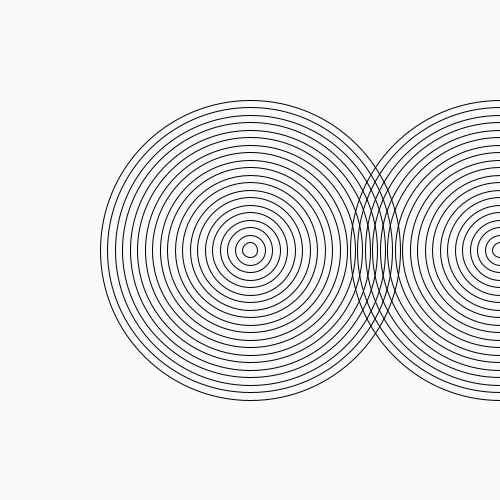
Frame 1 (no input)
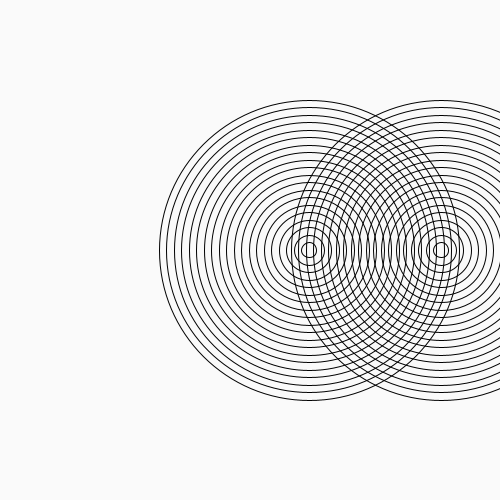
Frame 60 (the mouse pressed at the canvas centre just before this capture)
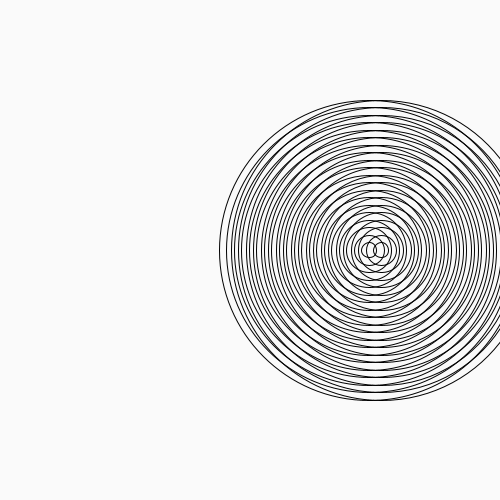
Frame 120 (the mouse held since frame 60 and released just before this capture)

The Processing sketch that drew these frames (run headless with seeded random() and noise(); from frame 60 on, the mouse is pressed at the canvas centre):

// Processing sketch: AmazingRings
// ── AmazingRings.pde
 int x1 = 250;
  int x2 = 0;
void setup(){
  size(500, 500);
 
}
void draw(){
  background(250, 250,250);
  fill(#0F0101);
  drawCircles(x1);
  drawCircles(x2);
  x1 = x1-1;
  x2 = x2+1;
}

void drawCircles(int x) {
    
  noFill();
  for(int i=20 ; i>0 ; i--){
 
  ellipse(x+250, 250, i*15 ,i*15);
 
  }
  
  
}
